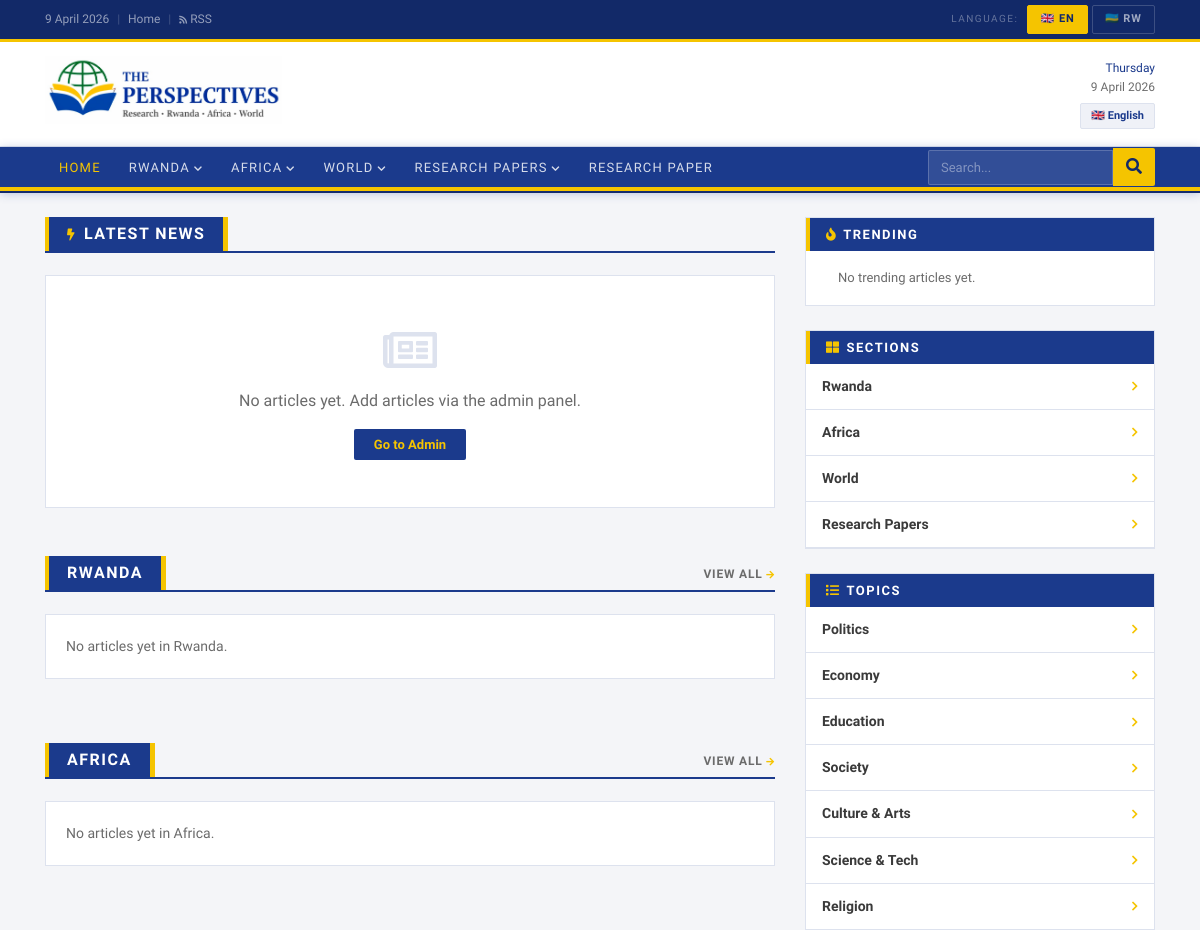
The app's page /en/ (upper part), older data.
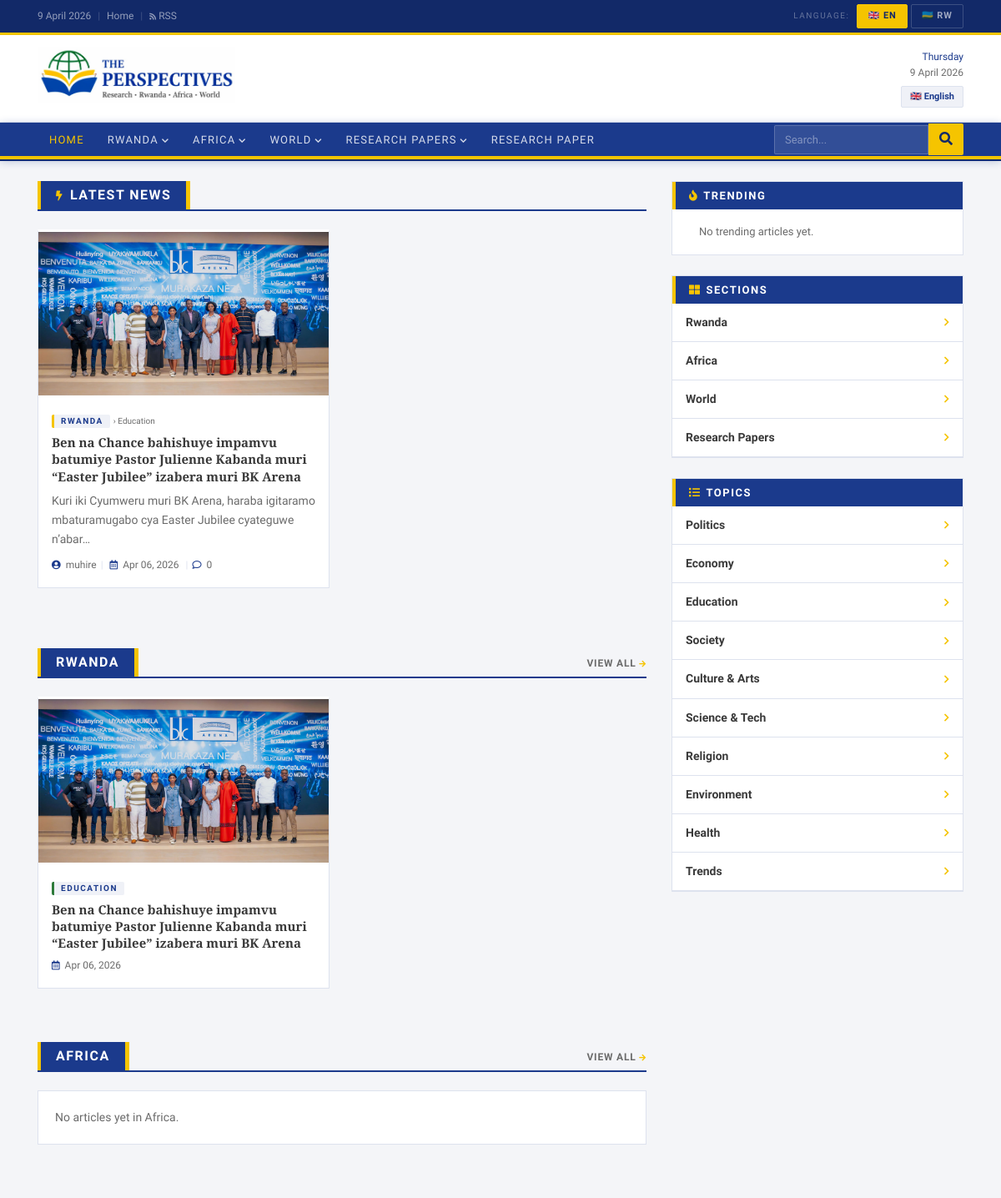
The same page, newer data.
### news/models.py (models this page shows, shortened)
class Language(models.Model):
    code        = models.CharField(max_length=10, unique=True)  # 'en' | 'rw'
    name        = models.CharField(max_length=100)              # English
    native_name = models.CharField(max_length=100)              # Ikinyarwanda
    flag_emoji  = models.CharField(max_length=10, blank=True)
    is_default  = models.BooleanField(default=False)
    is_active   = models.BooleanField(default=True)
    order       = models.IntegerField(default=0)
    class Meta:
        ordering = ['order']
        verbose_name = 'Language'
        verbose_name_plural = 'Languages'

class MainCategory(models.Model):
    language = models.ForeignKey(Language, on_delete=models.CASCADE,
                                 related_name='main_categories')
    name     = models.CharField(max_length=150)
    slug     = models.SlugField(max_length=150)
    order    = models.IntegerField(default=0)
    class Meta:
        ordering  = ['order']
        unique_together = ('language', 'slug')
        verbose_name        = 'Main Category'
        verbose_name_plural = 'Main Categories'
    def get_absolute_url(self):
        return reverse('news:category', kwargs={
            'lang_code': self.language.code,
            'cat_slug':  self.slug,
        })

class SubCategory(models.Model):
    language = models.ForeignKey(Language, on_delete=models.CASCADE,
                                 related_name='sub_categories')
    name     = models.CharField(max_length=150)
    slug     = models.SlugField(max_length=150)
    order    = models.IntegerField(default=0)
    class Meta:
        ordering  = ['order']
        unique_together = ('language', 'slug')
        verbose_name        = 'Sub Category'
        verbose_name_plural = 'Sub Categories'
    def get_absolute_url(self):
        return reverse('news:subcategory', kwargs={
            'lang_code': self.language.code,
            'sub_slug':  self.slug,
        })

class Article(models.Model):
    STATUS = [('draft', 'Draft'), ('published', 'Published')]
    language      = models.ForeignKey(Language, on_delete=models.CASCADE,
                                      related_name='articles')
    title         = models.CharField(max_length=300)
    slug          = models.SlugField(max_length=300, unique=True)
    main_category = models.ForeignKey(MainCategory, on_delete=models.SET_NULL,
                                      null=True, blank=True, related_name='articles')
    sub_category  = models.ForeignKey(SubCategory, on_delete=models.SET_NULL,
                                      null=True, blank=True, related_name='articles')
    author        = models.ForeignKey(User, on_delete=models.SET_NULL,
                                      null=True, blank=True, related_name='articles')
    summary        = models.TextField(max_length=600, blank=True, verbose_name='Lead')
    content        = models.TextField()
    featured_image = models.ImageField(upload_to='articles/%Y/%m/', blank=True, null=True)
    image_caption  = models.CharField(max_length=250, blank=True)
    status      = models.CharField(max_length=10, choices=STATUS, default='draft')
    is_featured = models.BooleanField(default=False)
    is_trending = models.BooleanField(default=False)
    is_breaking = models.BooleanField(default=False)
    views        = models.PositiveIntegerField(default=0)
    created_at   = models.DateTimeField(auto_now_add=True)
    updated_at   = models.DateTimeField(auto_now=True)
    published_at = models.DateTimeField(null=True, blank=True)
    class Meta:
        ordering = ['-published_at', '-created_at']
    def get_absolute_url(self):
        return reverse('news:article', kwargs={
            'lang_code': self.language.code,
            'slug':      self.slug,
        })
    @property
    def comment_count(self):
        return self.comments.filter(is_approved=True).count()

### news/views.py (the view)
# urls.py: path('',views.home,name='home'),
def home(request, lang_code):
    if lang_code not in VALID_LANGS:
        return redirect('/en/')
    lang, qs = _base(lang_code)
    cats     = list(MainCategory.objects.filter(language=lang).order_by('order'))
    subs     = list(SubCategory.objects.filter(language=lang).order_by('order'))
    cat_blocks = [(c, list(qs.filter(main_category=c)[:4])) for c in cats]
    return render(request, 'news/home.html', {
        'lang_code':    lang_code,
        'lang':         lang,
        'cats':         cats,
        'subs':         subs,
        'cat_blocks':   cat_blocks,
        'featured':     list(qs.filter(is_featured=True)[:5]),
        'breaking':     list(qs.filter(is_breaking=True)[:6]),
        'trending':     list(qs.filter(is_trending=True)[:8]),
        'latest':       list(qs[:6]),
    })

### news/views.py (called while the page is built)
def _lang(lang_code):
    return get_object_or_404(Language, code=lang_code, is_active=True)

def _base(lang_code):
    lang = _lang(lang_code)
    return lang, Article.objects.filter(status='published', language=lang)\
                                .select_related('main_category', 'sub_category', 'author')

### news/templates/news/home.html (shortened to what the changed rows need)
{% extends "news/base.html" %}
{% load static %}
{% block extra_head %}
<link rel="stylesheet" href="{% static 'news/css/home.css' %}">
{% endblock %}
{% block content %}
<div class="row">
  <div class="col-lg-8">
    <section class="mb-5">
      <div class="sec-hd">
        <h2><i class="fas fa-bolt fa-xs mr-2"></i>{% if lang_code == 'rw' %}Amakuru Mashya{% else %}Latest News{% endif %}</h2>
      </div>
      <div class="row">
        {% for a in latest %}
        <div class="col-md-6 mb-4">
          <div class="ac h-100">
            <div class="ac-img"><a href="{{ a.get_absolute_url }}">
              {% if a.featured_image %}<img src="{{ a.featured_image.url }}" alt="{{ a.title }}">
              {% else %}<div class="ac-noimg"><i class="far fa-newspaper"></i></div>{% endif %}
            </a></div>
            <div class="ac-body">
              {% if a.main_category %}<a href="{{ a.main_category.get_absolute_url }}" class="ctag">{{ a.main_category.name }}</a>{% endif %}
              {% if a.sub_category %}<a href="{{ a.sub_category.get_absolute_url }}" class="stag"> › {{ a.sub_category.name }}</a>{% endif %}
              <h5><a href="{{ a.get_absolute_url }}">{{ a.title }}</a></h5>
              {% if a.summary %}<p>{{ a.summary|truncatechars:100 }}</p>{% endif %}
              <div class="ameta">
                {% if a.author %}<span><i class="fas fa-user-circle"></i> {{ a.author.get_full_name|default:a.author.username }}</span><span class="s">|</span>{% endif %}
                <span><i class="far fa-calendar-alt"></i> {{ a.published_at|date:"M d, Y" }}</span>
                <span class="s">|</span><span><i class="far fa-comment"></i> {{ a.comment_count }}</span>
              </div>
            </div>
          </div>
        </div>
        {% empty %}
        <div class="col-12">
          <div class="no-articles">
            <i class="far fa-newspaper"></i>
            <p>{% if lang_code == 'rw' %}Nta makuru arahari muri iri rurimi. Banza winjize amakuru mu buryo bwa admin.{% else %}No articles yet. Add articles via the admin panel.{% endif %}</p>
            <a href="/admin/" class="admin-link">{% if lang_code == 'rw' %}Injira mu Admin{% else %}Go to Admin{% endif %}</a>
          </div>
        </div>
        {% endfor %}
      </div>
    </section>
    {% for cat, arts in cat_blocks %}
    <section class="mb-5 cat-blocks">
      <div class="sec-hd">
        <h2>{{ cat.name }}</h2>
        <div class="sec-hd-bar"></div>
        <a href="{{ cat.get_absolute_url }}" class="sec-hd-all">{% if lang_code == 'rw' %}Reba Byose <i class="fas fa-arrow-right fa-xs"></i>{% else %}View All <i class="fas fa-arrow-right fa-xs"></i>{% endif %}</a>
      </div>
      <div class="row">
        {% for a in arts %}
        <div class="col-md-6 mb-3">
          <div class="ac h-100">
            <div class="ac-img"><a href="{{ a.get_absolute_url }}">
              {% if a.featured_image %}<img src="{{ a.featured_image.url }}" alt="{{ a.title }}">
              {% else %}<div class="ac-noimg"><i class="far fa-newspaper"></i></div>{% endif %}
            </a></div>
            <div class="ac-body">
              {% if a.sub_category %}<a href="{{ a.sub_category.get_absolute_url }}" class="ctag">{{ a.sub_category.name }}</a>{% endif %}
              <h5><a href="{{ a.get_absolute_url }}">{{ a.title }}</a></h5>
              <div class="ameta"><i class="far fa-calendar-alt"></i> {{ a.published_at|date:"M d, Y" }}</div>
            </div>
          </div>
        </div>
        {% empty %}
        <div class="col-12"><p class="empty-msg">{% if lang_code == 'rw' %}Nta makuru arahari muri {{ cat.name }}.{% else %}No articles yet in {{ cat.name }}.{% endif %}</p></div>
        {% endfor %}
      </div>
    </section>
    {% endfor %}
  </div>
  <div class="col-lg-4">
    <div class="sw">
      <ul class="sw-list">
        {% for cat in cats %}
        <li><a href="{{ cat.get_absolute_url }}" onclick="openSubNav({{ cat.id }},'{{ cat.name }}','{{ cat.get_absolute_url }}');return false;">{{ cat.name }}<i class="fas fa-chevron-right fa-xs"></i></a></li>
        {% endfor %}
      </ul>
    </div>
    <div class="sw">
      <ul class="sw-list">
        {% for sub in subs %}
        <li><a href="{{ sub.get_absolute_url }}">{{ sub.name }}<i class="fas fa-chevron-right fa-xs"></i></a></li>
        {% endfor %}
      </ul>
    </div>
  </div>
</div>
{% endblock %}

### news/templates/news/base.html (shortened to what this page needs)
{% load static %}
<!DOCTYPE html>
<html lang="{{ lang_code }}">
<head>
<link rel="stylesheet" href="https://stackpath.bootstrapcdn.com/bootstrap/4.5.2/css/bootstrap.min.css">
<link rel="stylesheet" href="https://cdnjs.cloudflare.com/ajax/libs/font-awesome/5.15.4/css/all.min.css">
<link rel="stylesheet" href="{% static 'news/css/base.css' %}">
{% block extra_head %}{% endblock %}
</head>
<body>
<div class="topbar">
  <div class="container">
    <div class="d-flex justify-content-between align-items-center flex-wrap" style="gap:8px;">
      <div>
        <span id="tb-date"></span>
        <span class="tb-sep">|</span>
        <a href="/{{ lang_code }}/">{% if lang_code == 'rw' %}Ahabanza{% else %}Home{% endif %}</a>
        <span class="tb-sep">|</span>
        <a href="#"><i class="fas fa-rss fa-xs"></i> RSS</a>
      </div>
      <div class="lang-sw">
        <span class="lang-sw-lbl">{% if lang_code == 'rw' %}Ururimi{% else %}Language{% endif %}:</span>
        {% for lng in all_languages %}
        <form method="POST" action="/switch-lang/" class="lang-form">
          <button type="submit" class="lang-btn {% if lang_code == lng.code %}active{% endif %}">
            {{ lng.flag_emoji }} {{ lng.code|upper }}
          </button>
        </form>
        {% endfor %}
      </div>
    </div>
  </div>
</div>
<div class="masthead">
  <div class="container">
    <div class="row align-items-center">
      <div class="col-md-7">
        <a href="/{{ lang_code }}/" class="d-inline-block mast-logo">
          <img src="{% static 'news/img/logo.png' %}" alt="The Perspectives"
               onerror="this.style.display='none';document.getElementById('mlfb').style.display='flex';">
        </a>
      </div>
      <div class="col-md-5 d-none d-md-block mast-right">
        <div class="mast-date">
          <span class="mday" id="mday"></span>
          <span id="mdt"></span>
        </div>
        {% if lang %}
        <span class="mast-lang-badge">{{ lang.flag_emoji }} {{ lang.native_name }}</span>
        {% endif %}
      </div>
    </div>
  </div>
</div>
<nav class="pnav navbar navbar-expand-lg navbar-dark py-0" id="pnav">
  <div class="container">
    <div class="collapse navbar-collapse" id="pnav-col">
      <ul class="navbar-nav mr-auto">
        <li class="nav-item">
          <a class="nav-link pnav-lnk {% block home_active %}{% endblock %}" href="/{{ lang_code }}/">
            {% if lang_code == 'rw' %}Ahabanza{% else %}Home{% endif %}
          </a>
        </li>
        {% for cat in nav_cats %}
        <li class="nav-item">
          <a class="nav-link pnav-lnk {% block cat_active %}{% endblock %}"
             href="/{{ lang_code }}/category/{{ cat.slug }}/"
             data-cid="{{ cat.id }}" data-cname="{{ cat.name }}"
             data-curl="/{{ lang_code }}/category/{{ cat.slug }}/"
             onclick="return navCatClick(event,this)">
            {{ cat.name }}<i class="fas fa-chevron-down ci"></i>
          </a>
        </li>
        {% endfor %}
        <li class="nav-item">
          <a class="nav-link pnav-lnk" href="/{{ lang_code }}/research/">
            {% if lang_code == 'rw' %}Inyandiko z'Ubushakashatsi{% else %}Research Paper{% endif %}
          </a>
        </li>
      </ul>
      <form class="nav-search" action="/{{ lang_code }}/search/" method="get">
        <input type="text" name="q"
               placeholder="{% if lang_code == 'rw' %}Shakisha...{% else %}Search...{% endif %}"
               value="{{ request.GET.q|default:'' }}" autocomplete="off">
        <button type="submit"><i class="fas fa-search"></i></button>
      </form>
    </div>
  </div>
</nav>
<div class="snav" id="snav">
  <div class="container">
    <div class="snav-inner" id="snav-inner"></div>
  </div>
</div>
<main class="container py-4">{% block content %}{% endblock %}</main>
</body>
</html>

Row changes from the older to the newer data that the page shows:
shown differently, row unchanged: MainCategory "RWANDA": name "Rwanda" → (not shown)
added Article: featured_image (picture), main_category.name "RWANDA", sub_category.name "Education", title "Ben na Chance bahishuye impamvu batumiye Pastor Julienne Kabanda muri “Easter Jubilee” izabera muri BK Arena", summary "Kuri iki Cyumweru muri BK Arena, haraba igitaramo mbaturamugabo cya Easter Jubilee cyateguwe n’abar…", author.get_full_name "muhire", published_at "Apr 06, 2026", comment_count "0", sub_category.name "EDUCATION"
now on this page (row unchanged): SubCategory: name "Environment"
now on this page (row unchanged): SubCategory: name "Health"
now on this page (row unchanged): SubCategory: name "Trends"
Text that changed along with them:
text no longer shown: "No articles yet. Add articles via the admin panel. Go to Admin"
